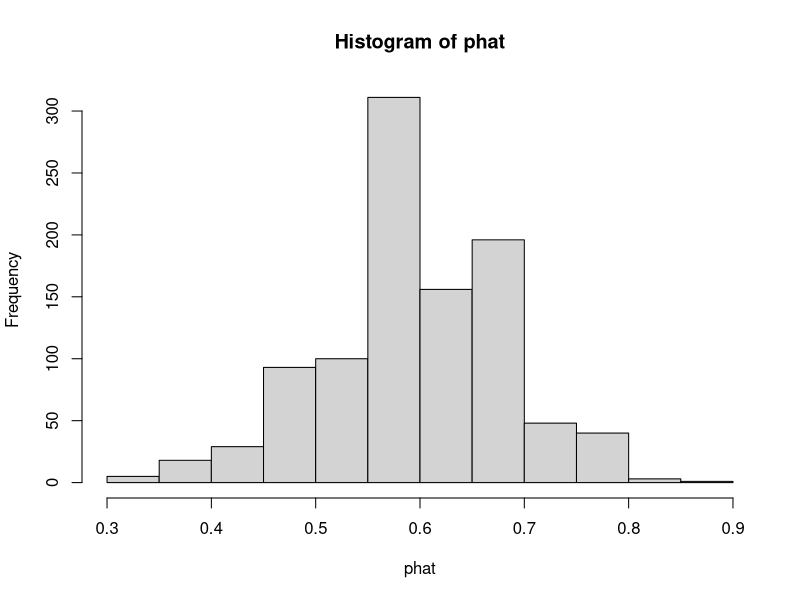

Generate this figure with R:
## ---- chunk 1
knitr::opts_chunk$set(echo = TRUE, warning = FALSE, message = FALSE, fig.align = "center", comment = NA)
#library(tidyverse)
## ---- chunk 2

p <- .6 # Actual population proportion of females
n <- 30 # Sample size

# Generate a sample
sample <- sample(c(0,1), size = n, replace = TRUE, prob=c(1-p,p)) 

# Looking at the sample (optional)
sample 

# Find the proportion of females (phat for this sample)
sum(sample)/n


# Now repeat the above process 1000 times and find the average of proportions

phat <- numeric(1000)

for (i in 1:1000){
  
  sample <- sample(c(0,1), size = n, replace = TRUE, prob=c(1-p,p)) 
  phat[i] <- sum(sample)/n 
}


hist(phat) # Shape

mean(phat) # Center
sd(phat)   # Spread


# End of simulation
## ---- chunk 3

p <- 0.15# Population Proportion of interest
n <- 200 # Sample size 

#Check assumptions!!!
n*p > 10
n*(1-p) > 10


# Mean and the sd of the sampling distribution for phat
meanphat <- p
sdphat<- sqrt(p*(1-p)/n)

meanphat
sdphat

## ---- chunk 4

#less than for a normal
#pnorm(value,mean,sd)

pnorm(.06,meanphat,sdphat)

#greater than for a normal
#1-pnorm(value,mean,sd)

1-pnorm(0.12,meanphat,sdphat)

#between for a normal
#pnorm(bigvalue,mean,sd)-pnorm(smallerval,mean,sd)

pnorm(.12,meanphat,sdphat)-pnorm(.08,meanphat,sdphat)

# Given the probability find the quantile
#qnorm(percentless,mean,sd)

qnorm(.9,meanphat,sdphat)

## ---- chunk 5
#######################################
# Confidence Intervals For proportion #
#######################################

x <- 66 # successes
n <- 97 # trials
phat <- x/n

CIlev <- 0.90 # CI Level as a decimal
alpha <- 1-CIlev
alphaovertwo <- alpha/2
oneminusalphaovertwo <- 1- alpha/2
zstar <- qnorm(oneminusalphaovertwo) 

cat("Your Critical value (z*) is =", zstar, "\n")


#ME <- zstar * sqrt(phat* (1-phat)/n) # If you are only looking for the ME, remove the pound signs and run these two lines
#ME

LowP <- phat - zstar * sqrt(phat* (1-phat)/n) # Lower limit of the CI
UpP <- phat + zstar * sqrt(phat *(1-phat)/n) # Upper limit of the CI

CI <- c(LowP,UpP)

cat("The asymptotic", CIlev*100, " % confidence interval for p is", CI) 
